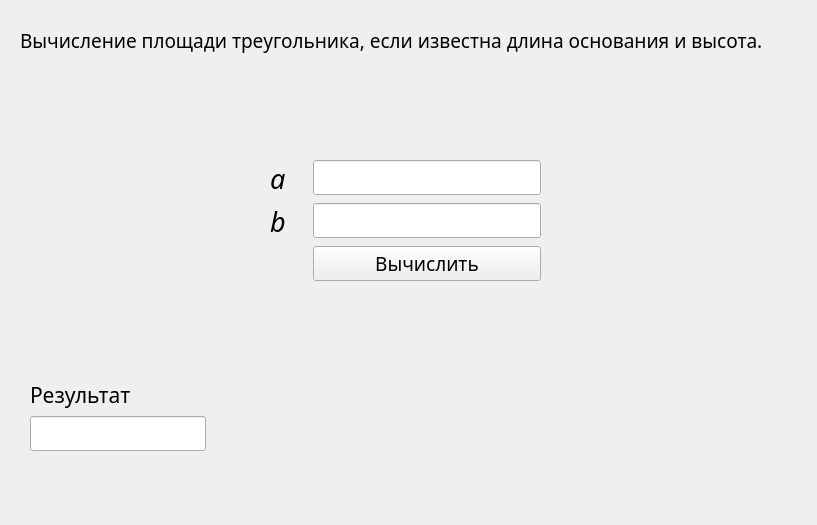
<?xml version="1.0" encoding="UTF-8"?>
<ui version="4.0">
 <class>area_triangle_l_base_h_Window</class>
 <widget class="QMainWindow" name="area_triangle_l_base_h_Window">
  <property name="geometry">
   <rect>
    <x>0</x>
    <y>0</y>
    <width>817</width>
    <height>525</height>
   </rect>
  </property>
  <property name="font">
   <font>
    <family>Source Code Pro</family>
    <pointsize>14</pointsize>
   </font>
  </property>
  <property name="windowTitle">
   <string>MainWindow</string>
  </property>
  <widget class="QWidget" name="centralwidget">
   <widget class="QLabel" name="area_triangle_l_base_h_label">
    <property name="geometry">
     <rect>
      <x>20</x>
      <y>0</y>
      <width>791</width>
      <height>81</height>
     </rect>
    </property>
    <property name="font">
     <font>
      <family>Source Code Pro</family>
      <pointsize>14</pointsize>
     </font>
    </property>
    <property name="text">
     <string>Вычисление площади треугольника, если известна длина основания и высота.</string>
    </property>
   </widget>
   <widget class="QLabel" name="img">
    <property name="geometry">
     <rect>
      <x>330</x>
      <y>60</y>
      <width>151</width>
      <height>71</height>
     </rect>
    </property>
    <property name="text">
     <string/>
    </property>
    <property name="pixmap">
     <pixmap>../../../1.png</pixmap>
    </property>
    <property name="alignment">
     <set>Qt::AlignmentFlag::AlignCenter</set>
    </property>
   </widget>
   <widget class="QWidget" name="formLayoutWidget">
    <property name="geometry">
     <rect>
      <x>250</x>
      <y>140</y>
      <width>321</width>
      <height>171</height>
     </rect>
    </property>
    <layout class="QFormLayout" name="input_frame">
     <property name="leftMargin">
      <number>20</number>
     </property>
     <property name="topMargin">
      <number>20</number>
     </property>
     <property name="rightMargin">
      <number>30</number>
     </property>
     <property name="bottomMargin">
      <number>20</number>
     </property>
     <item row="2" column="0">
      <widget class="QLabel" name="b_label">
       <property name="font">
        <font>
         <family>Source Code Pro Medium</family>
         <pointsize>20</pointsize>
         <italic>true</italic>
        </font>
       </property>
       <property name="text">
        <string>b</string>
       </property>
      </widget>
     </item>
     <item row="2" column="1">
      <widget class="QLineEdit" name="b_input">
       <property name="font">
        <font>
         <family>Source Code Pro</family>
         <pointsize>14</pointsize>
        </font>
       </property>
       <property name="text">
        <string/>
       </property>
      </widget>
     </item>
     <item row="0" column="1">
      <widget class="QLineEdit" name="a_input">
       <property name="font">
        <font>
         <family>Source Code Pro</family>
         <pointsize>14</pointsize>
        </font>
       </property>
       <property name="text">
        <string/>
       </property>
      </widget>
     </item>
     <item row="0" column="0">
      <widget class="QLabel" name="a_label">
       <property name="font">
        <font>
         <family>Source Code Pro Medium</family>
         <pointsize>20</pointsize>
         <italic>true</italic>
        </font>
       </property>
       <property name="text">
        <string>a   </string>
       </property>
      </widget>
     </item>
     <item row="3" column="1">
      <widget class="QPushButton" name="pushButtonarea_triangle_l_base_h_result_button">
       <property name="font">
        <font>
         <family>Source Code Pro Medium</family>
         <pointsize>14</pointsize>
         <bold>false</bold>
        </font>
       </property>
       <property name="text">
        <string>Вычислить</string>
       </property>
      </widget>
     </item>
    </layout>
   </widget>
   <widget class="QWidget" name="formLayoutWidget_2">
    <property name="geometry">
     <rect>
      <x>10</x>
      <y>370</y>
      <width>321</width>
      <height>141</height>
     </rect>
    </property>
    <layout class="QFormLayout" name="result_frame">
     <property name="leftMargin">
      <number>20</number>
     </property>
     <property name="topMargin">
      <number>10</number>
     </property>
     <property name="rightMargin">
      <number>30</number>
     </property>
     <property name="bottomMargin">
      <number>0</number>
     </property>
     <item row="0" column="0">
      <widget class="QLabel" name="label">
       <property name="font">
        <font>
         <family>Source Code Pro</family>
         <pointsize>16</pointsize>
        </font>
       </property>
       <property name="text">
        <string>Результат</string>
       </property>
      </widget>
     </item>
     <item row="1" column="0">
      <widget class="QLineEdit" name="result_text">
       <property name="text">
        <string/>
       </property>
      </widget>
     </item>
    </layout>
   </widget>
  </widget>
 </widget>
 <resources/>
 <connections/>
</ui>
